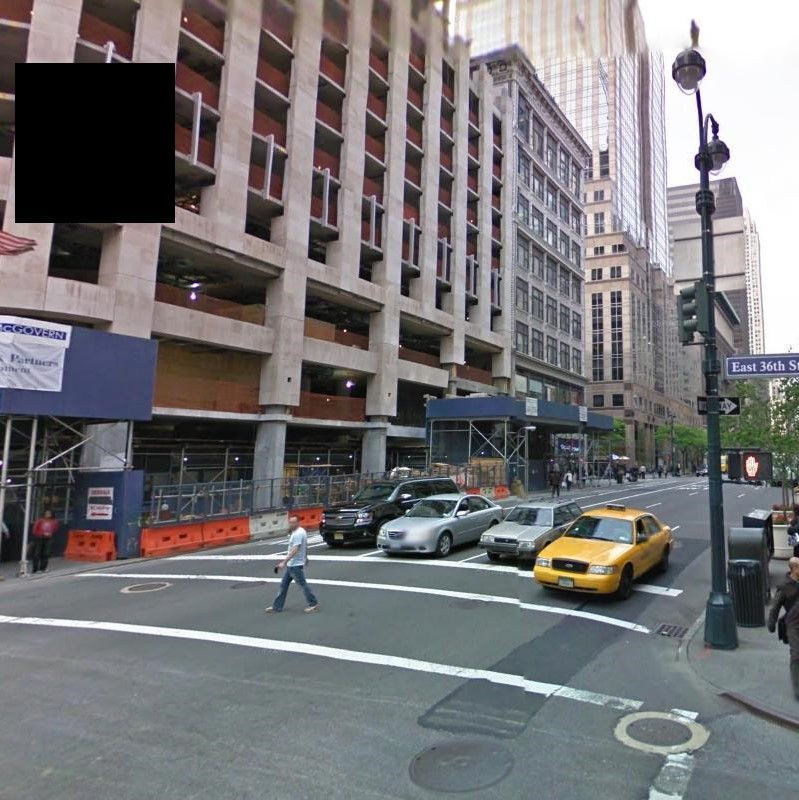
#> input picture pix2pix/test.jpg, 799 x 800 px, given in place of test.jpg.png, which was not available
$ python -i create_rgb_csv.py   (imports and definitions only)
#> lines starting #> are read from the running program, lines starting #| are printed output that depends on the picture; after the words box and inside, x2 and y2 are one past the last pixel; in counts of white or black regions, pixels touching at a corner belong together; pictures that were not available may be replaced by others from this repository, and a replacement may not be noted
import cv2
import numpy as np
from os import listdir, makedirs
from PIL import Image
import pandas as pd
from matplotlib import pyplot as plt


# [3 lines not run here, left out]

def detect_black_patch(i):
    # read image
#> called with i = 'test.jpg'
    img = cv2.imread(f'C:\\Users\\Shady\\Desktop\\pix2pix\\source\\{i}.png')
#> img is the input picture: shape (800, 799, 3); mean B, G, R 118, 115.8, 117.2

    # median blur
    median = cv2.medianBlur(img, 5)

    # threshold on black
    lower = (0,0,0)
    upper = (15,15,15)
    thresh = cv2.inRange(median, lower, upper)
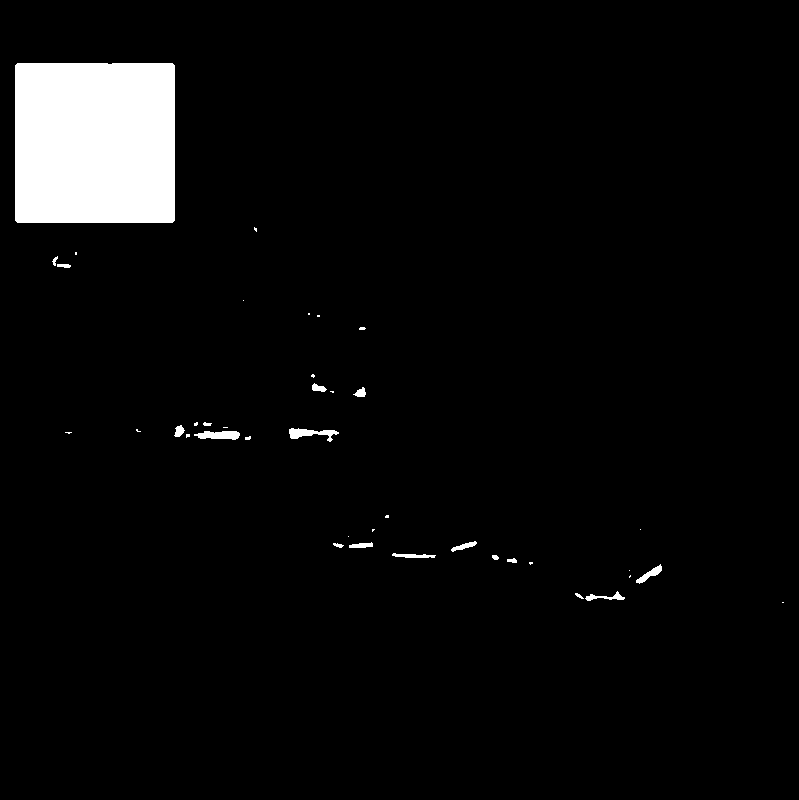
#> thresh: shape (800, 799); 4.3% white; 40 white regions (22 under 20 px), largest, box (x1, y1, x2, y2) and area: (15, 63, 175, 223) 25584, (289, 428, 339, 442) 320, (194, 431, 240, 440) 308

    # apply morphology open and close
    kernel = cv2.getStructuringElement(cv2.MORPH_RECT, (3,3))
    morph = cv2.morphologyEx(thresh, cv2.MORPH_OPEN, kernel)
#> morph: shape (800, 799); 4.3% white; 28 white regions (11 under 20 px), largest, box (x1, y1, x2, y2) and area: (15, 63, 175, 223) 25584, (198, 431, 240, 440) 300, (289, 428, 337, 439) 292
    kernel = cv2.getStructuringElement(cv2.MORPH_RECT, (29,29))
    morph = cv2.morphologyEx(morph, cv2.MORPH_CLOSE, kernel)
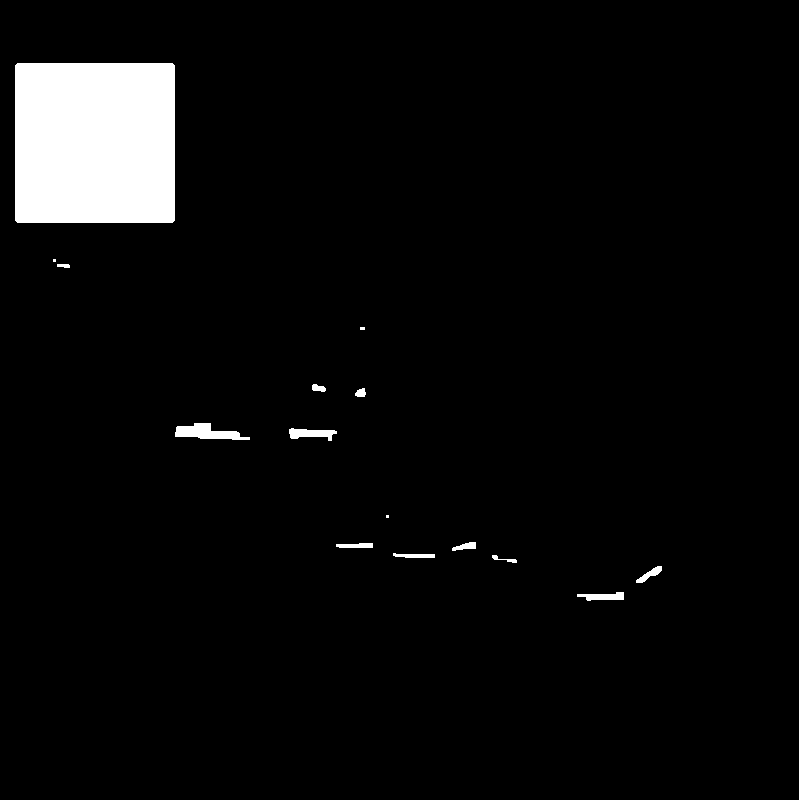
#> morph: shape (800, 799); 4.4% white; 15 white regions (3 under 20 px)

    # filter contours on area
    contours = cv2.findContours(morph, cv2.RETR_EXTERNAL, cv2.CHAIN_APPROX_SIMPLE)
#> contours = 15 contours, 3 with area under 20; largest, box (x1, y1, x2, y2) and area: (15, 63, 175, 223) 25273, (175, 423, 250, 440) 644, (289, 428, 337, 441) 314, (577, 592, 624, 601) 222, (636, 566, 662, 583) 140
    contours = contours[0] if len(contours) == 2 else contours[1]
    result = img.copy()
    for c in contours:
        area = cv2.contourArea(c)
        if area > 1500:
                cv2.drawContours(result, [c], -1, (0, 0, 255), 2)
                black_patch = c
#> this loop made 15 passes
#> area on passes 1, 2, 3, 4, 5, 6, 8, 9, 10, 11, 13, 15: 222, 140, 40.5, 112.5, 119, 102, 313.5, 644, 59.5, 63, 29, 25273
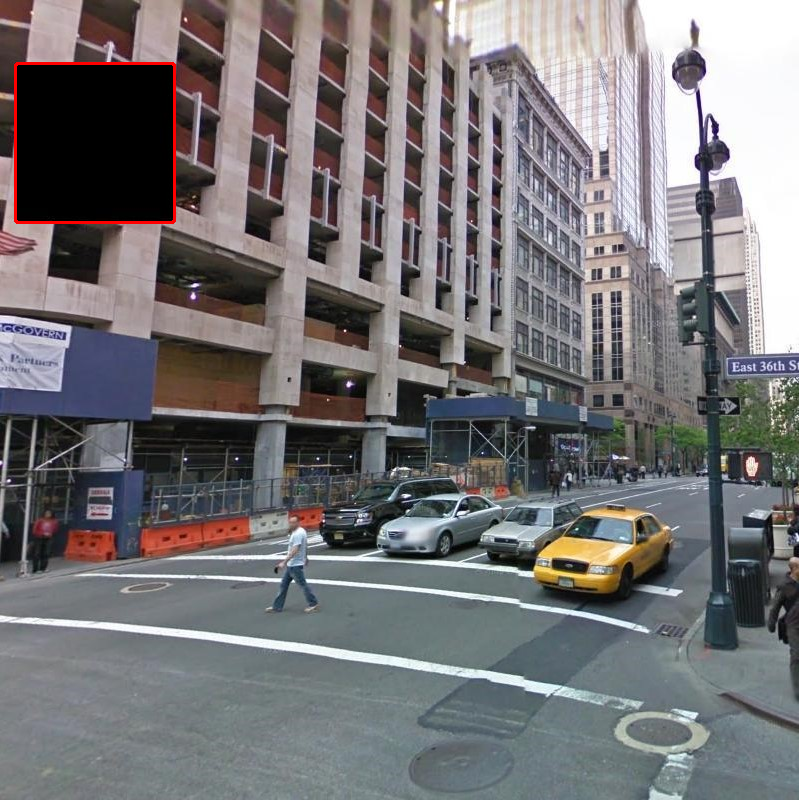
#> result: shape (800, 799, 3); 0.3% of pixels changed, all inside (x1, y1, x2, y2) = (14, 62, 176, 224)


    black_patch_list = list()
    black_patch_list = black_patch[0].tolist()
#> black_patch_list = [[17, 63]]

    x_lower_limit = black_patch_list[0][0] # width
#> x_lower_limit = 17
    y_lower_limit = black_patch_list[0][1] # height
#> y_lower_limit = 63

    return(x_lower_limit, y_lower_limit)


# [88 lines left out: functions save_RGB_values, save_AVG_RGB, not called in this run]


path = 'C:\\Users\\Shady\\Desktop\\pix2pix\\source\\'

acc_RGB_list = list()
count_RGB_list = list()

i = 0
# [4 lines not run here, left out]


i = 0
# [5 lines not run here, left out]


df_accuracy = pd.DataFrame(columns=['count_RGB', 'acc_RGB'])
df_accuracy['count_RGB'] = count_RGB_list
df_accuracy['acc_RGB'] = acc_RGB_list

# [1 line that did not run here, left out]

# [4 lines not run here, left out]

>>> result = detect_black_patch('test.jpg')
#> result = (17, 63)
